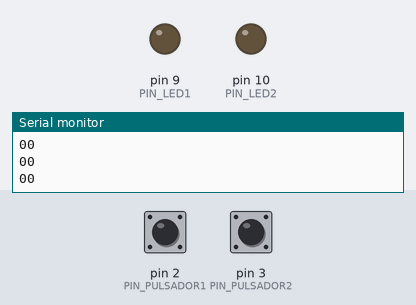
A sketch run on a simulated Arduino Uno, built with avr-gcc and run on an emulated ATmega328P. Shown: output pins drawn as LEDs (lit = HIGH), the last lines printed to the serial monitor. Inputs (shaded band) come from the test bench; at power-on: pin 2 (PIN_PULSADOR1) HIGH, pin 3 (PIN_PULSADOR2) HIGH.

Above: at 1.2 s.
1.3 s: pin 2 (PIN_PULSADOR1) pulled LOW for 0.15 s
At 1.37 s:
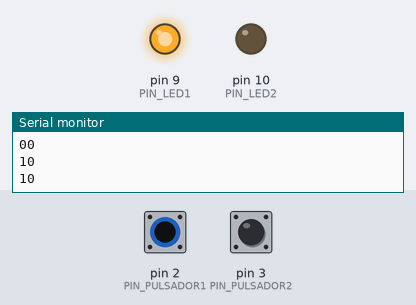
2.9 s: pin 3 (PIN_PULSADOR2) pulled LOW for 0.15 s
At 2.98 s:
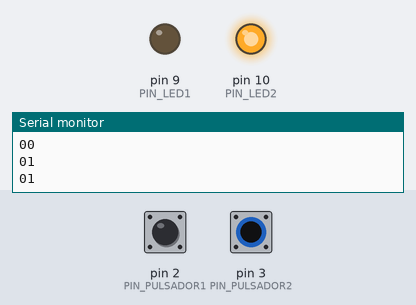
4.5 s: pin 3 (PIN_PULSADOR2) pulled LOW for 3.2 s
At 8.9 s:
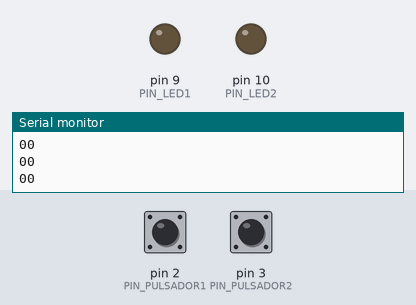
9.2 s: pin 2 (PIN_PULSADOR1) pulled LOW for 3.2 s
At 10.2 s:
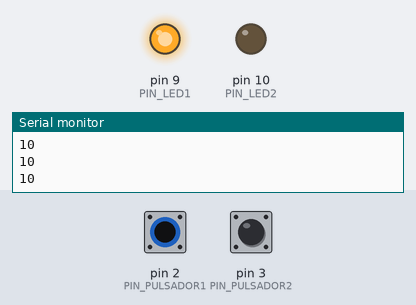
13.9 s: pin 2 (PIN_PULSADOR1) driven LOW and pin 3 (PIN_PULSADOR2) driven LOW
At 14.3 s:
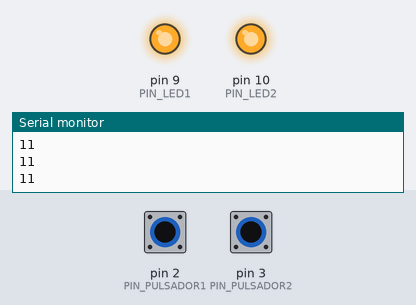
Timing chart, 0 to 16.4 s (numbered marks = the images above; inputs shaded):
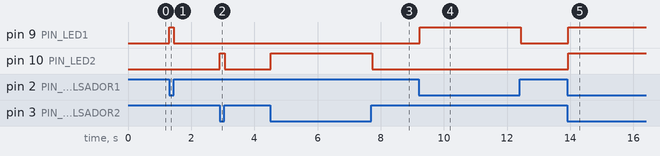

The sketch:

2Parte-Arduino.ino
```cpp
const int PIN_PULSADOR1 = 2;
const int PIN_PULSADOR2 = 3;
const int PIN_LED1 = 9;
const int PIN_LED2 = 10;

int estadoL1 = LOW;
int estadoL2 = LOW;

void setup()
{
    //PULLUP (pulsado = LOW)
    pinMode(PIN_PULSADOR1, INPUT_PULLUP);
    pinMode(PIN_PULSADOR2, INPUT_PULLUP);

    //leds
    pinMode(PIN_LED1, OUTPUT);
    pinMode(PIN_LED2, OUTPUT);

    digitalWrite(PIN_LED1, LOW);
    digitalWrite(PIN_LED2, LOW);

    Serial.begin(9600);
}

void loop()
{
    if (digitalRead(PIN_PULSADOR1) == LOW)
    {
        estadoL1 = HIGH; //Pulsador presionado
    }
    else
    {
        estadoL1 = LOW;  //Pulsador NO presionado
    }

    if (digitalRead(PIN_PULSADOR2) == LOW)
    {
        estadoL2 = HIGH;
    } else
    {
        estadoL2 = LOW;
    }

    //comunicacion entre processing y arduino (recibir)
    recibirComandoSerial();

    //actualiza el hardware
    digitalWrite(PIN_LED1, estadoL1);
    digitalWrite(PIN_LED2, estadoL2);

    //comunicacion arduino entre processing (enviar)
    enviarEstadoPulsadores();

    delay(50);
}

void recibirComandoSerial()
{
    while (Serial.available() > 0)
    {
        char comando = Serial.read();

        switch (comando)
        {
            case 'A': //L1 ON
                estadoL1 = HIGH;
                break;
            case 'a': //L1 OFF
                estadoL1 = LOW;
                break;
            case 'B': //L2 ON
                estadoL2 = HIGH;
                break;
            case 'b': //L2 OFF
                estadoL2 = LOW;
                break;
        }
    }
}

void enviarEstadoPulsadores()
{
    String mensaje = "";

    mensaje += (digitalRead(PIN_PULSADOR1) == LOW) ? "1" : "0";

    mensaje += (digitalRead(PIN_PULSADOR2) == LOW) ? "1" : "0";

    Serial.println(mensaje);
}
```

Measured:
- after the input at 1.3 s, pin 9 (PIN_LED1): LOW → HIGH at once, → LOW 0.15 s later
- after the input at 2.9 s, pin 10 (PIN_LED2): LOW → HIGH at once, → LOW 0.15 s later
- after the input at 4.5 s, pin 10 (PIN_LED2): LOW → HIGH at once, → LOW 3.2 s later
- after the input at 9.2 s, pin 9 (PIN_LED1): LOW → HIGH at once, → LOW 3.2 s later
- after the input at 13.9 s, pin 9 (PIN_LED1), pin 10 (PIN_LED2): LOW → HIGH after 0.05 s
